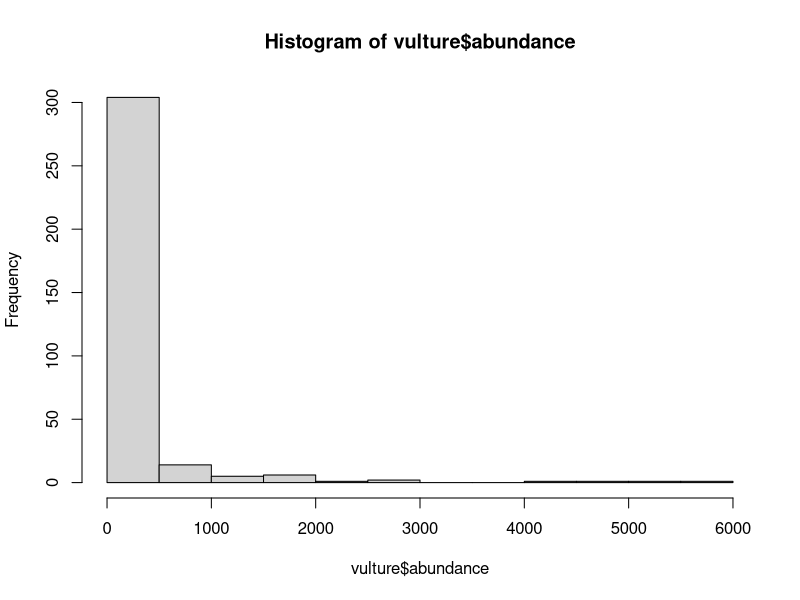
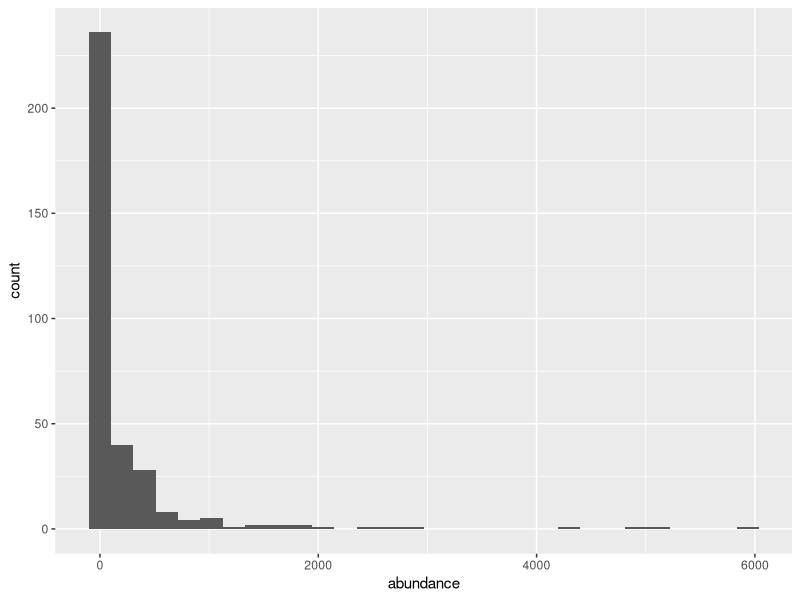
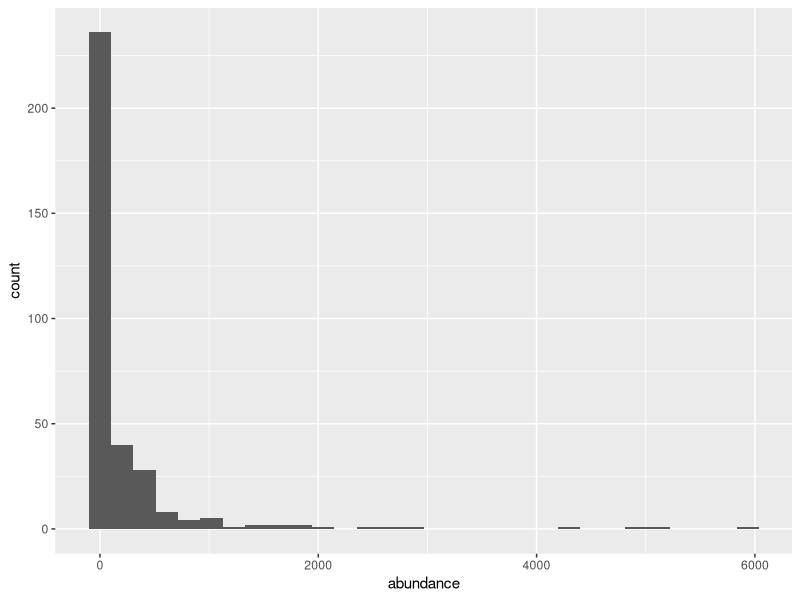
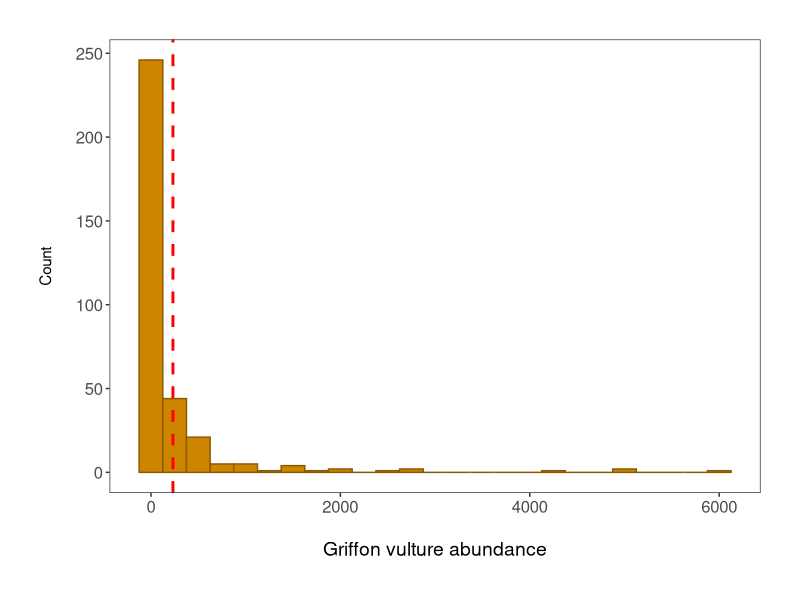
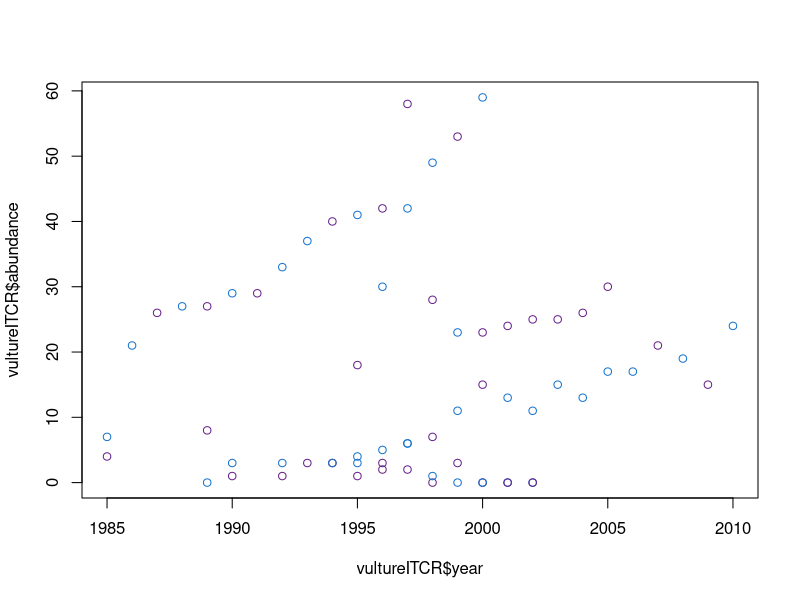
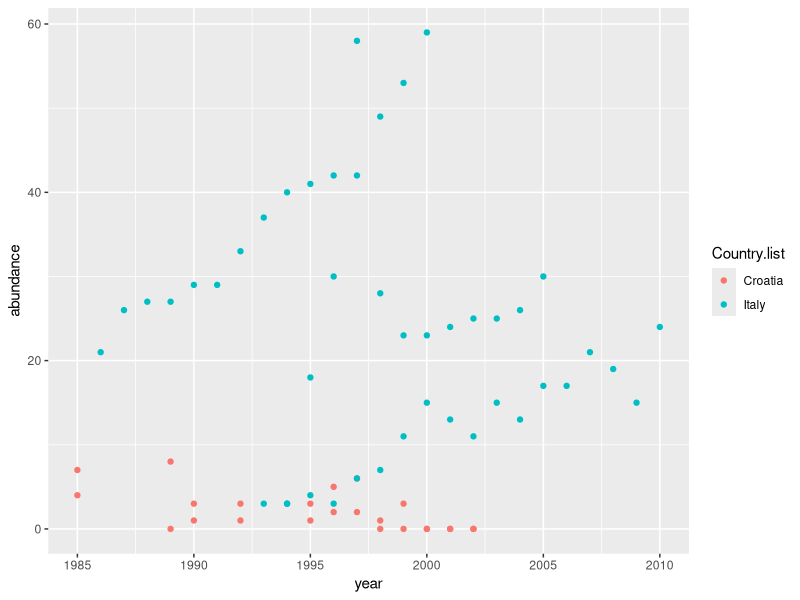
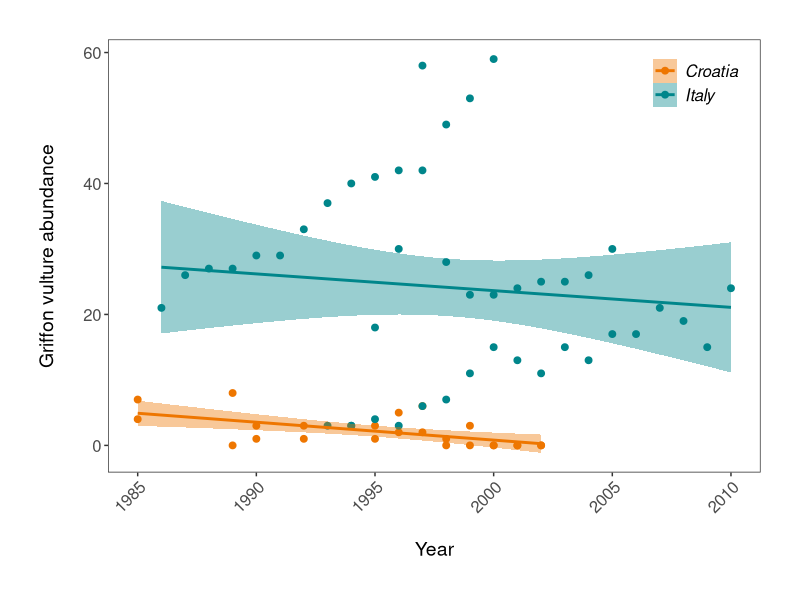
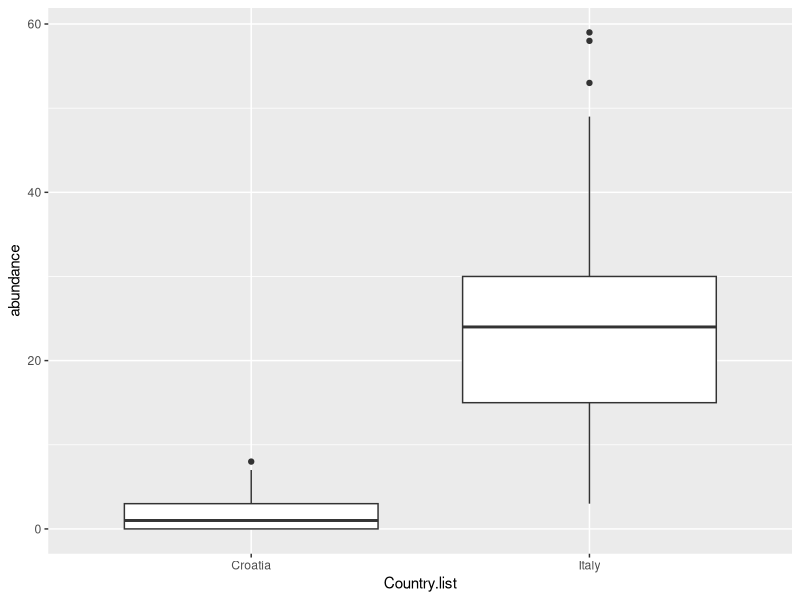

These charts were generated, in order, by the following R code:
############################################################################
############################################################################
###                                                                      ###
###                            MICHAEL ZARGARI                           ###
###                            20-OCTOBER-2021                           ###
###                   CONTACT EMAIL: S2253374@ED.AC.UK                   ###
###                                                                      ###
############################################################################
############################################################################


##########################
##  Purpose of Script:  ##
##########################

# Making different plots with ggplot2----

# Your working directory, set to the folder you just downloaded from Github, e.g.:
setwd("~/Desktop/EDS (Environmental Data Science) Course/course-repository-mzargari/Coding_Club_Tutorial_06_Data_vis_1")

# Libraries - if you haven't installed them before, run the code install.packages("package_name")
library(tidyr)
library(dplyr)
library(ggplot2)
library(readr)
library(gridExtra)

# Import data from the Living Planet Index - population trends of vertebrate species from 1970 to 2014
LPI <- read.csv("LPIdata_CC.csv")

# Reshape data into long form
# By adding 9:53, we select columns 9 to 53, the ones for the different years of monitoring
LPI2 <- gather(LPI, "year", "abundance", 9:53)
View(LPI2)


# There is an ‘X’ in front of all the years because when we imported the data, ----
# all column names became characters. (The X is R’s way of turning numbers into characters.) 
# Now that the years are rows, not columns, we need them to be proper numbers, 
# so we will transform them using parse_number() from the readr package

LPI2$year <- parse_number(LPI2$year)

# When manipulating data it's always good check if the variables have stayed how we want them
# Use the str() function
str(LPI2)

# Abundance is also a character variable, when it should be numeric, let's fix that
LPI2$abundance <- as.numeric(LPI2$abundance)

vulture <- filter(LPI2, Common.Name == "Griffon vulture / Eurasian griffon")
head(vulture)

# There are a lot of NAs in this dataframe, so we will get rid of the empty rows using na.omit()
vulture <- na.omit(vulture)

# Histograms to visualise data distribution ----
# With base R graphics
base_hist <- hist(vulture$abundance)

# With ggplot2: creating graph with no brackets
vulture_hist <- ggplot(vulture, aes(x = abundance))  +
  geom_histogram() 

# Calling the object to display it in the plot viewer
vulture_hist

# With brackets: you create and display the graph at the same time
(vulture_hist <- ggplot(vulture, aes(x = abundance))  +
    geom_histogram())


# For another way to check whether your data is normally distributed, you can 
# either create density plots using package ggpubr and command ggdensity(), 
# OR use functions qqnorm() and qqline()


(vulture_hist <- ggplot(vulture, aes(x = abundance)) +                
    geom_histogram(binwidth = 250, colour = "#8B5A00", fill = "#CD8500") +    # Changing the binwidth and colours
    geom_vline(aes(xintercept = mean(abundance)),                       # Adding a line for mean abundance
               colour = "red", linetype = "dashed", size=1) +           # Changing the look of the line
    theme_bw() +                                                      # Changing the theme to get rid of the grey background
    ylab("Count\n") +                                                   # Changing the text of the y axis label
    xlab("\nGriffon vulture abundance")  +                              # \n adds a blank line between axis and text
    theme(axis.text = element_text(size = 12),                          # Changing font size of axis labels and title
          axis.title.x = element_text(size = 14, face = "plain"),       # face="plain" is the default, you can change it to italic, bold, etc. 
          panel.grid = element_blank(),                                 # Removing the grey grid lines
          plot.margin = unit(c(1,1,1,1), units = "cm")))              # Putting a 1 cm margin around the plot

# We can see from the histogram that the data are very skewed - a typical distribution of count abundance data

install.packages("colourpicker")

# Scatter plot to examine population change over time ----
# Filtering the data to get records only from Croatia and Italy using the `filter()` function from the `dplyr` package
vultureITCR <- filter(vulture, Country.list %in% c("Croatia", "Italy"))

# Using default base graphics
plot(vultureITCR$year, vultureITCR$abundance, col = c("#1874CD", "#68228B"))

# Using default ggplot2 graphics
(vulture_scatter <- ggplot(vultureITCR, aes(x = year, y = abundance, colour = Country.list)) +  # linking colour to a factor inside aes() ensures that the points' colour will vary according to the factor levels
    geom_point())


(vulture_scatter <- ggplot(vultureITCR, aes (x = year, y = abundance, colour = Country.list)) +
    geom_point(size = 2) +                                               # Changing point size
    geom_smooth(method = "lm", aes(fill = Country.list)) +               # Adding linear model fit, colour-code by country
    theme_bw() +
    scale_fill_manual(values = c("#EE7600", "#00868B")) +                # Adding custom colours for solid geoms (ribbon)
    scale_colour_manual(values = c("#EE7600", "#00868B"),                # Adding custom colours for lines and points
                        labels = c("Croatia", "Italy")) +                # Adding labels for the legend
    ylab("Griffon vulture abundance\n") +                             
    xlab("\nYear")  +
    theme(axis.text.x = element_text(size = 12, angle = 45, vjust = 1, hjust = 1),     # making the years at a bit of an angle
          axis.text.y = element_text(size = 12),
          axis.title = element_text(size = 14, face = "plain"),                        
          panel.grid = element_blank(),                                   # Removing the background grid lines               
          plot.margin = unit(c(1,1,1,1), units = "cm"),                 # Adding a 1cm margin around the plot
          legend.text = element_text(size = 12, face = "italic"),         # Setting the font for the legend text
          legend.title = element_blank(),                                 # Removing the legend title
          legend.position = c(0.9, 0.9)))                                 # Setting legend position - 0 is left/bottom, 1 is top/right

#Boxplot to examine whether vulture abundance differs between Croatia and Italy ----

(vulture_boxplot <- ggplot(vultureITCR, aes(Country.list, abundance)) + geom_boxplot())

# Beautifying

(vulture_boxplot <- ggplot(vultureITCR, aes(Country.list, abundance)) + 
    geom_boxplot(aes(fill = Country.list)) +
    theme_bw() +
    scale_fill_manual(values = c("#EE7600", "#00868B")) +               # Adding custom colours
    scale_colour_manual(values = c("#EE7600", "#00868B")) +             # Adding custom colours
    ylab("Griffon vulture abundance\n") +                             
    xlab("\nCountry")  +
    theme(axis.text = element_text(size = 12),
          axis.title = element_text(size = 14, face = "plain"),                     
          panel.grid = element_blank(),                                 # Removing the background grid lines               
          plot.margin = unit(c(1,1,1,1), units = , "cm"),               # Adding a margin
          legend.position = "none"))                                    # Removing legend - not needed with only 2 factors


# Barplot to compare species richness of a few European countries ----
# Calculating species richness using pipes %>% from the dplyr package
richness <- LPI2 %>% filter (Country.list %in% c("United Kingdom", "Germany", "France", "Netherlands", "Italy")) %>%
  group_by(Country.list) %>%
  mutate(richness = (length(unique(Common.Name)))) # create new column based on how many unique common names (or species) there are in each country 

# Plotting the species richness
(richness_barplot <- ggplot(richness, aes(x = Country.list, y = richness)) +
    geom_bar(position = position_dodge(), stat = "identity", colour = "black", fill = "#00868B") +
    theme_bw() +
    ylab("Species richness\n") +                             
    xlab("Country")  +
    theme(axis.text.x = element_text(size = 12, angle = 45, vjust = 1, hjust = 1),  # Angled labels, so text doesn't overlap
          axis.text.y = element_text(size = 12),
          axis.title = element_text(size = 14, face = "plain"),                      
          panel.grid = element_blank(),                                          
          plot.margin = unit(c(1,1,1,1), units = , "cm")))


# Using facets and creating panels ----
# Plot the population change for countries individually
(vulture_scatter_facets <- ggplot(vulture, aes (x = year, y = abundance, colour = Country.list)) +
   geom_point(size = 2) +                                               # Changing point size
   geom_smooth(method = "lm", aes(fill = Country.list)) +               # Adding linear model fit, colour-code by country
   facet_wrap(~ Country.list, scales = "free_y") +                      # THIS LINE CREATES THE FACETTING
   theme_bw() +
   ylab("Griffon vulture abundance\n") +                             
   xlab("\nYear")  +
   theme(axis.text.x = element_text(size = 12, angle = 45, vjust = 1, hjust = 1),     # making the years at a bit of an angle
         axis.text.y = element_text(size = 12),
         axis.title = element_text(size = 14, face = "plain"),                        
         panel.grid = element_blank(),                                   # Removing the background grid lines               
         plot.margin = unit(c(1,1,1,1), units = , "cm"),                 # Adding a 1cm margin around the plot
         legend.text = element_text(size = 12, face = "italic"),         # Setting the font for the legend text
         legend.title = element_blank(),                                 # Removing the legend title
         legend.position = "right"))   

grid.arrange(vulture_hist, vulture_scatter, vulture_boxplot, ncol = 1)

# This doesn't look right - the graphs are too stretched, the legend and text are all messed up, the white margins are too big

# Fixing the problems - adding ylab() again overrides the previous settings

(panel <- grid.arrange(
  vulture_hist + ggtitle("(a)") + ylab("Count") + xlab("Abundance") +   # adding labels to the different plots
    theme(plot.margin = unit(c(0.2, 0.2, 0.2, 0.2), units = , "cm")),
  
  vulture_boxplot + ggtitle("(b)") + ylab("Abundance") + xlab("Country") +
    theme(plot.margin = unit(c(0.2, 0.2, 0.2, 0.2), units = , "cm")),
  
  vulture_scatter + ggtitle("(c)") + ylab("Abundance") + xlab("Year") +
    theme(plot.margin = unit(c(0.2, 0.2, 0.2, 0.2), units = , "cm")) +
    theme(legend.text = element_text(size = 12, face = "italic"),     
          legend.title = element_blank(),                                   
          legend.position = c(0.85, 0.85)), # changing the legend position so that it fits within the panel
  
  ncol = 1)) # ncol determines how many columns you have


